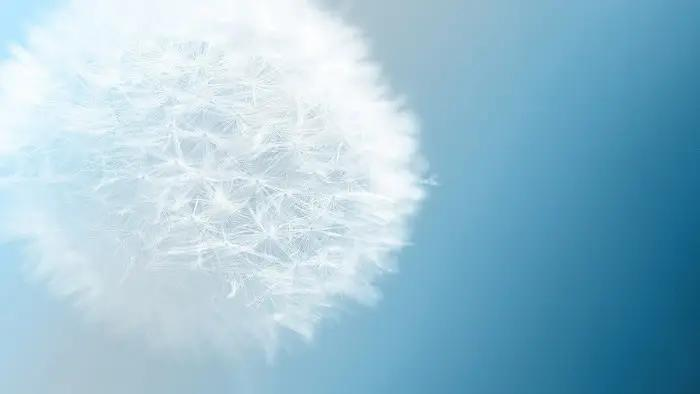
#> input picture main/addNoise/img.jpg, 700 x 394 px
$ python addNoise.py
#> lines starting #> are read from the running program, lines starting #| are printed output that depends on the picture
# -*- coding:utf-8 -*-
"""
描述：
作者：Bin bin Xue
日期：2022年04月23日
"""
import random
from PIL import Image
from matplotlib import pyplot as plt

from matplotlib.pyplot import imshow, show
from numpy import array


class AddNoiseToImage():

    def __init__(self, source_image, sigma):
        self.source_image = source_image
        self.sigma = sigma
        self.kind = 3

    def image_dispose(self):
        image_to_array = array(Image.open(self.source_image))
#> image_to_array is the input picture: shape (394, 700, 3); mean R, G, B 153.7, 192.6, 210.6

        r, g, b = self.array_to_one(image_to_array)

        self.add_noise_print_image(r, g, b, image_to_array,self.kind)

    def array_to_one(self, high_array):
        r = high_array[:, :, 0].flatten()
        g = high_array[:, :, 1].flatten()
        b = high_array[:, :, 2].flatten()
        return r, g, b

    def add_noise_print_image(self, r, g, b, image_to_array,kind):
#> called with r = array of shape (275800,), g = array of shape (275800,), b = array of shape (275800,), kind = 3
        for i in range(image_to_array.shape[0] * image_to_array.shape[1]):
            r[i], g[i], b[i] = self.standrad_random(r[i], g[i], b[i], kind)
#> this loop made 275800 passes
#> (pr in standrad_random, pg in standrad_random, pb in standrad_random) on passes 1 to 3: (190.2, 231.4, 255), (190.4, 255, 255), (205, 230, 255)
        self.regroup(r, g, b, image_to_array)
        imshow(image_to_array)
        self.save_image(image_to_array)
        show()

    # 添加标准正太分布的随机数
    def standrad_random(self, r, g, b, i):
        pr = control_range(int(r) + self.noise(i))
        pg = control_range(int(g) + self.noise(i))
        pb = control_range(int(b) + self.noise(i))

        return pr, pg, pb

    def noise(self,i):
        if(i==1):
            return random.normalvariate(0,self.sigma)
        elif(i==2):
            return random.gauss(0,self.sigma)
        elif(i==3):
            return random.lognormvariate(0,self.sigma)

    def regroup(self, r, g, b, image):
        image[:, :, 0] = r.reshape([image.shape[0], image.shape[1]])
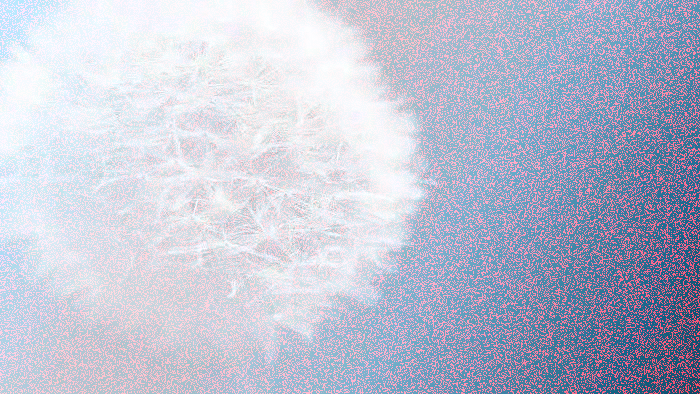
#> image: shape (394, 700, 3); mean R, G, B 189.1, 192.6, 210.6
        image[:, :, 1] = g.reshape([image.shape[0], image.shape[1]])
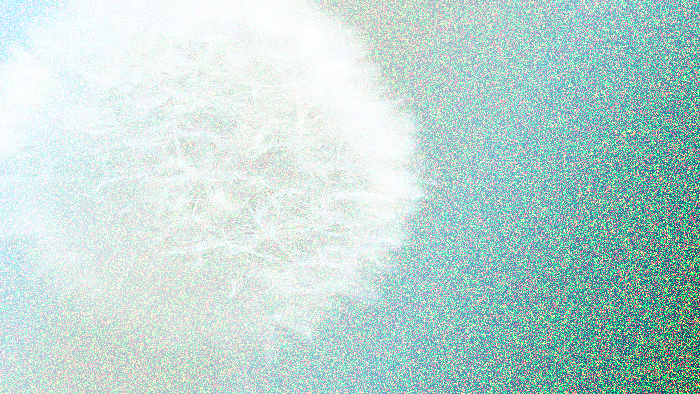
#> image: shape (394, 700, 3); mean R, G, B 189.1, 215.4, 210.6
        image[:, :, 2] = b.reshape([image.shape[0], image.shape[1]])
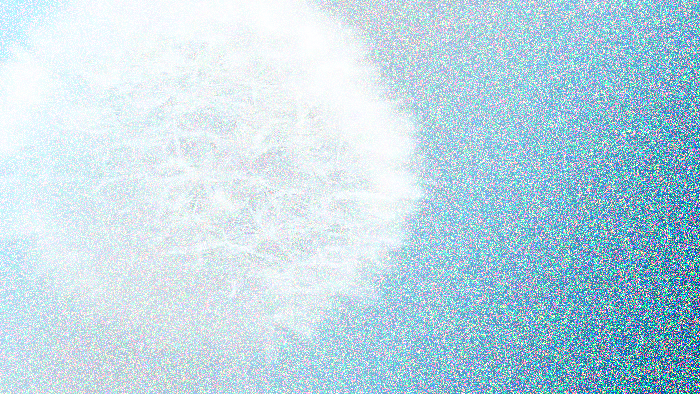
#> image: shape (394, 700, 3); mean R, G, B 189.1, 215.4, 227.3

    def save_image(self, image):
        after_image = Image.fromarray(image)
        after_image.save(self.source_image[0:self.source_image.index('.')] + '_' + str(self.kind) + '_' + str(self.sigma) + '.jpg')


def control_range(k):
    if k > 255:
        t = 255
    elif k < 0:
        t = 0
    else:
        t = k
    return t


def plot_image():
    original = str('addNoise/img.jpg')
    img0 = Image.open(original)
    plt.figure(figsize=(30, 20))
    plt.subplot(2, 3, 1)
    plt.title("Original")
    plt.imshow(img0)
    ad = AddNoiseToImage(img0,0)
    for i in range(1, 4, 1):
        plt.subplot(2, 3, i + 1)
        plt.title('sigma = ' + str(i * 10))
        after = 'addNoise/img_' + str(ad.kind)+'_'+str(int(i * 10)) + '.jpg'
        image = Image.open(after)
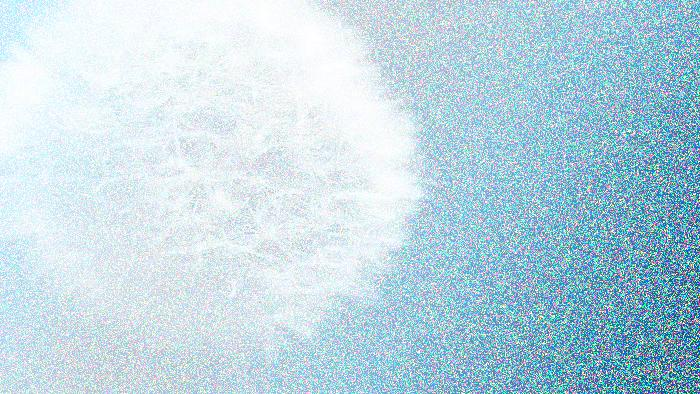
#> image: PIL image 700x394 RGB; mean R, G, B 189, 214.9, 225.7
        plt.imshow(image)
    plt.show()


def main():
    try:
        # source_image = input('请输入需要添加噪声的图片的路径：')
        source_image = 'addNoise/img.jpg'
        # sigma = int(input('请输入sigma值：'))
        i = 1
        for sigma in range(10, 35, 10):
            AN = AddNoiseToImage(source_image, sigma)
            AN.image_dispose()
            print('第' + str(i) + '/3个图片已经输出！')
            i = i + 1
    except IOError:
        print("请重新输入需要处理的图片的正确路径：")
    plot_image()
    print("图片处理完成，退出当前程序！")


if __name__ == '__main__':
    main();
